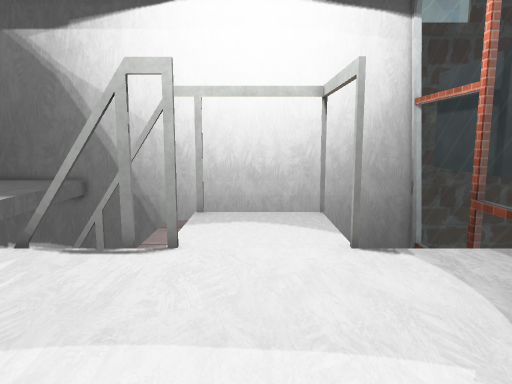
[1] (above)

16 first-person views from a walk through a 3-D level made in the Unity game engine. The camera is 1.3 m above the floor, tilts 8° down and sees 70° across. Doors are open. The floor is counted in squares, 0.5 m on a side. Each view is taken from the middle of a square. On the plan, view 1 faces up. The plan holds only what a view shows up to about 20 squares ahead; the rest is blank. The place goes on beyond the plan. The player character is not drawn. Some surface patterns are stand-ins.

[2]
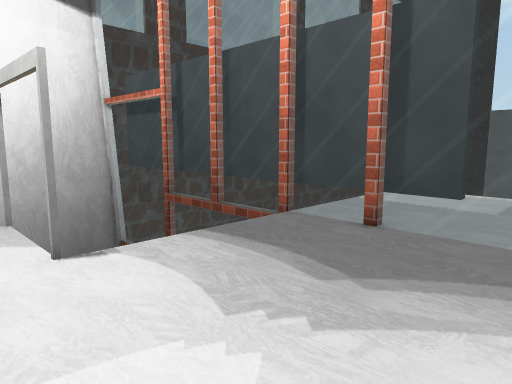

[3]
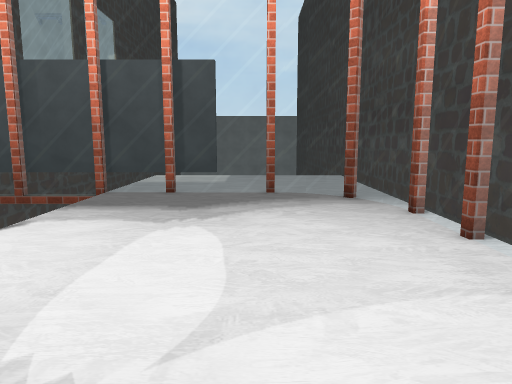

[4]
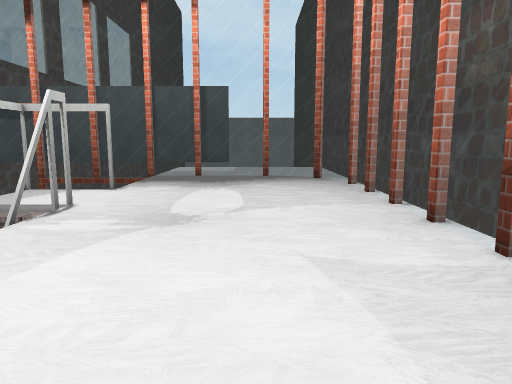

[5]
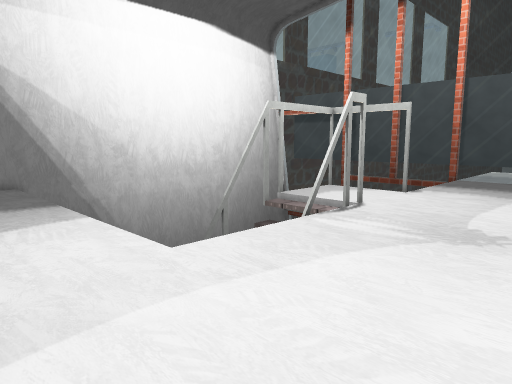

[6]
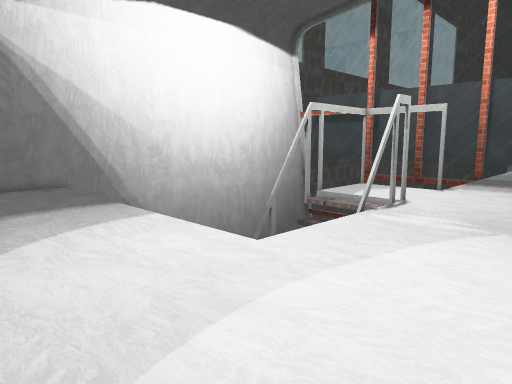

[7]
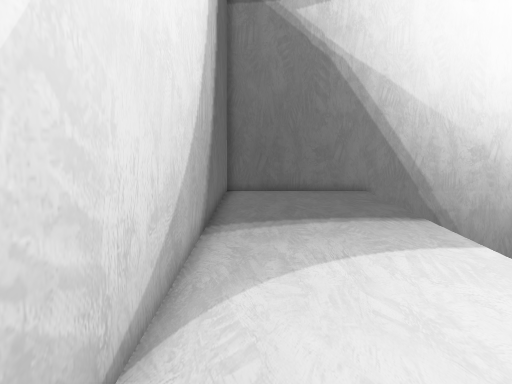

[8]
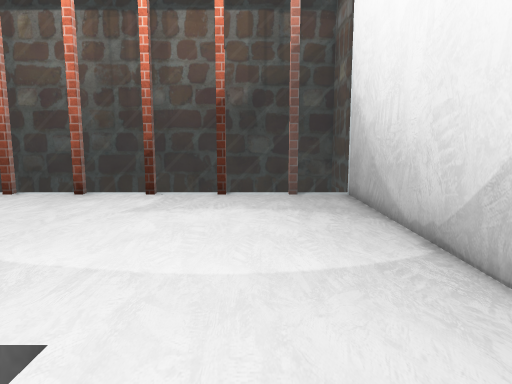

[9]
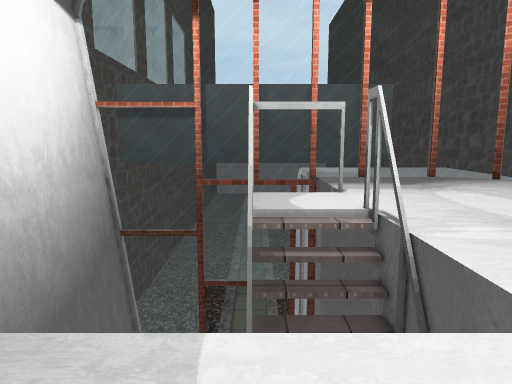

[10]
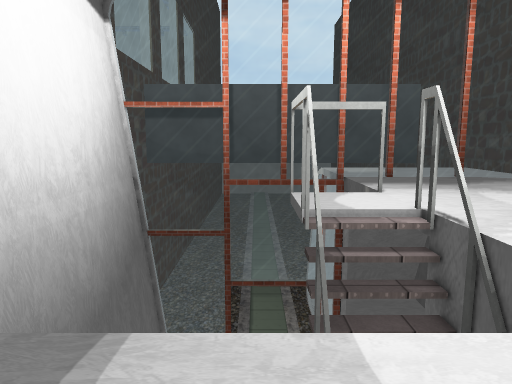

[11]
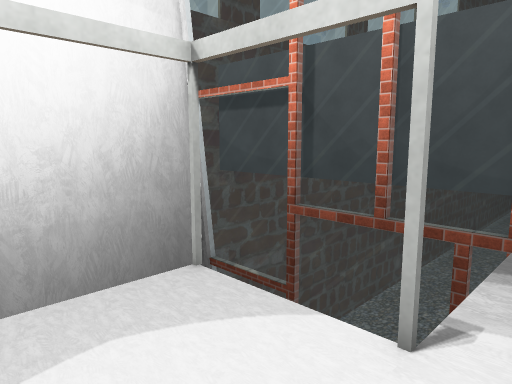

[12]
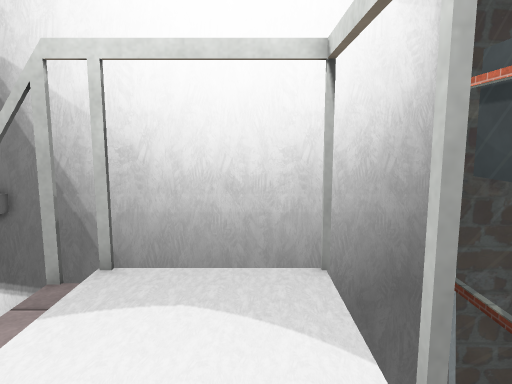

[13]
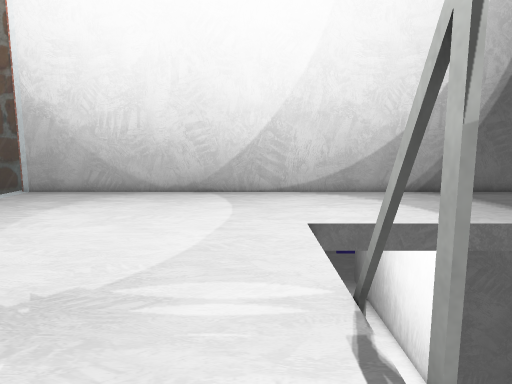

[14]
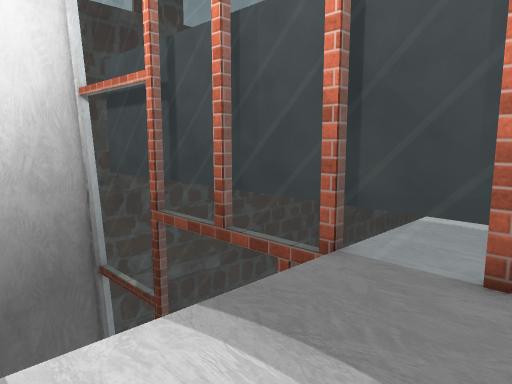

[15]
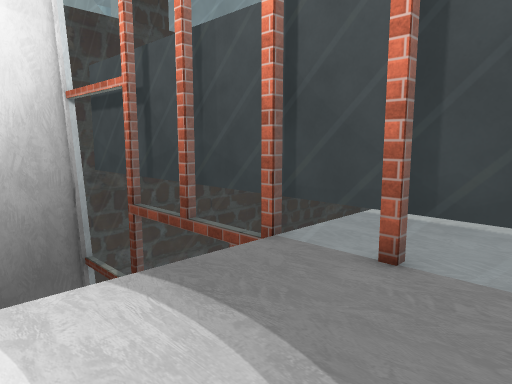

[16]
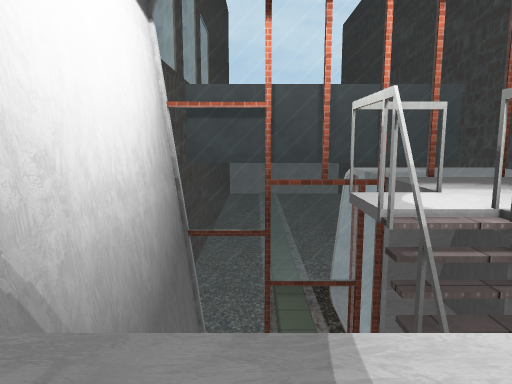

### Floor plan
Key: @ floor where view 1 was taken; # wall or solid block; x gap in a wall; . main floor; - floor 6.25 m lower than the main floor; / step, stairs or slope; D open door; = window, fence, low wall or low ledge; v drop or lower ground.
Columns run from 19 left of view 1 to 12 right of it. Each row starts with its distance up from view 1.
 24 ###############################
 23 #.......vvvvvvvvvvvvvvvvvvvvvv#
 22 #.......                     v#
 21 #.......v                    v#
 20 #.......v                    v#
 19 #.......v                    v#
 18 #.......v                    v#
 17 #.......v                    vD
 16 #.......v                    DD
 15 #.......v                    DD
 14 #.......v                    DD
 13 #.......v    vvvxvvvvv       DD
 12 #.......-     ////....       DD
 11 #.......-     ////....       DD
 10 #.......-     ////....       v#
  9 #.......v vvvvv=x#...#vvvvvvv=#
  8 #............................=#
  7 #............................=#
  6 #............................=#
  5 #............................=#
  4 #............................=#
  3 #............................=##
  2 #............................==
  1 #............................==
  0 #..................@.........==
 -1 #............................=.
 -2 #............................=.
 -3 #...........................=..
 -4 #.........................===.
 -5 #================= ====== =...
 -6 v
 -7 v

Where each view was taken, in squares from view 1:
view 1: 0 up, 0 right, facing up
view 2: 0 up, 0 right, facing up-right
view 3: 1 up, 8 left, facing right
view 4: 1 up, 17 left, facing right
view 5: 1 up, 16 left, facing up-right
view 6: 2 up, 18 left, facing up-right
view 7: 5 up, 17 left, facing up
view 8: 13 up, 14 left, facing down
view 9: 13 up, 16 left, facing right
view 10: 15 up, 16 left, facing right
view 11: 7 up, 2 left, facing up-right
view 12: 6 up, 1 right, facing up
view 13: 7 up, 0 right, facing left
view 14: 4 up, 3 right, facing up-right
view 15: 2 up, 3 right, facing up-right
view 16: 18 up, 16 left, facing right
